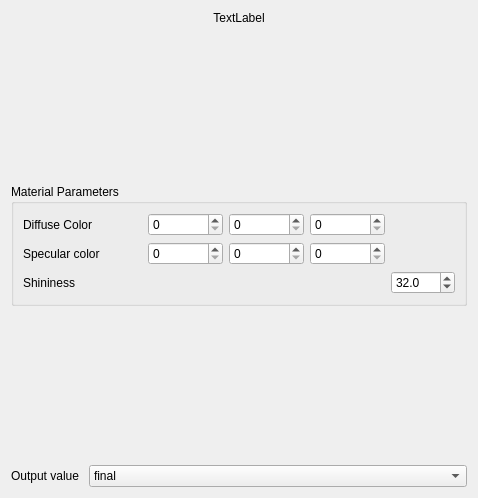
<?xml version="1.0" encoding="UTF-8"?>
<ui version="4.0">
 <class>MaterialEditor</class>
 <widget class="QWidget" name="MaterialEditor">
  <property name="geometry">
   <rect>
    <x>0</x>
    <y>0</y>
    <width>478</width>
    <height>498</height>
   </rect>
  </property>
  <property name="sizePolicy">
   <sizepolicy hsizetype="Preferred" vsizetype="Preferred">
    <horstretch>0</horstretch>
    <verstretch>0</verstretch>
   </sizepolicy>
  </property>
  <property name="windowTitle">
   <string>Form</string>
  </property>
  <layout class="QVBoxLayout" name="verticalLayout">
   <item>
    <widget class="QLabel" name="m_renderObjectName">
     <property name="text">
      <string>TextLabel</string>
     </property>
     <property name="alignment">
      <set>Qt::AlignCenter</set>
     </property>
    </widget>
   </item>
   <item>
    <spacer name="verticalSpacer">
     <property name="orientation">
      <enum>Qt::Vertical</enum>
     </property>
     <property name="sizeType">
      <enum>QSizePolicy::Expanding</enum>
     </property>
     <property name="sizeHint" stdset="0">
      <size>
       <width>20</width>
       <height>40</height>
      </size>
     </property>
    </spacer>
   </item>
   <item>
    <widget class="QGroupBox" name="groupBox">
     <property name="title">
      <string>Material Parameters</string>
     </property>
     <layout class="QGridLayout" name="gridLayout" columnstretch="2,4,1">
      <item row="0" column="1">
       <layout class="QHBoxLayout" name="horizontalLayout">
        <item>
         <widget class="QSpinBox" name="kdR">
          <property name="maximum">
           <number>255</number>
          </property>
         </widget>
        </item>
        <item>
         <widget class="QSpinBox" name="kdG">
          <property name="maximum">
           <number>255</number>
          </property>
         </widget>
        </item>
        <item>
         <widget class="QSpinBox" name="kdB">
          <property name="maximum">
           <number>255</number>
          </property>
         </widget>
        </item>
       </layout>
      </item>
      <item row="0" column="0">
       <widget class="QLabel" name="label">
        <property name="text">
         <string>Diffuse Color</string>
        </property>
       </widget>
      </item>
      <item row="1" column="1">
       <layout class="QHBoxLayout" name="horizontalLayout_2">
        <item>
         <widget class="QSpinBox" name="ksR">
          <property name="maximum">
           <number>255</number>
          </property>
         </widget>
        </item>
        <item>
         <widget class="QSpinBox" name="ksG">
          <property name="maximum">
           <number>255</number>
          </property>
         </widget>
        </item>
        <item>
         <widget class="QSpinBox" name="ksB">
          <property name="maximum">
           <number>255</number>
          </property>
         </widget>
        </item>
       </layout>
      </item>
      <item row="1" column="0">
       <widget class="QLabel" name="label_2">
        <property name="text">
         <string>Specular color</string>
        </property>
       </widget>
      </item>
      <item row="0" column="2">
       <widget class="Ra::Gui::ColorWidget" name="kdColorWidget" native="true"/>
      </item>
      <item row="1" column="2">
       <widget class="Ra::Gui::ColorWidget" name="ksColorWidget" native="true"/>
      </item>
      <item row="2" column="0">
       <widget class="QLabel" name="label_4">
        <property name="text">
         <string>Shininess</string>
        </property>
       </widget>
      </item>
      <item row="2" column="2">
       <widget class="QDoubleSpinBox" name="exp">
        <property name="decimals">
         <number>1</number>
        </property>
        <property name="minimum">
         <double>1.000000000000000</double>
        </property>
        <property name="maximum">
         <double>1024.000000000000000</double>
        </property>
        <property name="singleStep">
         <double>1.000000000000000</double>
        </property>
        <property name="value">
         <double>32.000000000000000</double>
        </property>
       </widget>
      </item>
     </layout>
    </widget>
   </item>
   <item>
    <spacer name="verticalSpacer_2">
     <property name="orientation">
      <enum>Qt::Vertical</enum>
     </property>
     <property name="sizeHint" stdset="0">
      <size>
       <width>20</width>
       <height>40</height>
      </size>
     </property>
    </spacer>
   </item>
   <item>
    <layout class="QFormLayout" name="formLayout">
     <property name="sizeConstraint">
      <enum>QLayout::SetDefaultConstraint</enum>
     </property>
     <property name="fieldGrowthPolicy">
      <enum>QFormLayout::AllNonFixedFieldsGrow</enum>
     </property>
     <property name="rowWrapPolicy">
      <enum>QFormLayout::DontWrapRows</enum>
     </property>
     <item row="0" column="0">
      <widget class="QLabel" name="label_3">
       <property name="text">
        <string>Output value </string>
       </property>
      </widget>
     </item>
     <item row="0" column="1">
      <widget class="QComboBox" name="outputValue">
       <item>
        <property name="text">
         <string>final</string>
        </property>
       </item>
       <item>
        <property name="text">
         <string>diffuse</string>
        </property>
       </item>
       <item>
        <property name="text">
         <string>specular</string>
        </property>
       </item>
       <item>
        <property name="text">
         <string>normal</string>
        </property>
       </item>
      </widget>
     </item>
    </layout>
   </item>
  </layout>
 </widget>
 <customwidgets>
  <customwidget>
   <class>Ra::Gui::ColorWidget</class>
   <extends>QWidget</extends>
   <header location="global">MainApplication/Gui/ColorWidget.hpp</header>
   <container>1</container>
  </customwidget>
 </customwidgets>
 <resources/>
 <connections/>
</ui>
